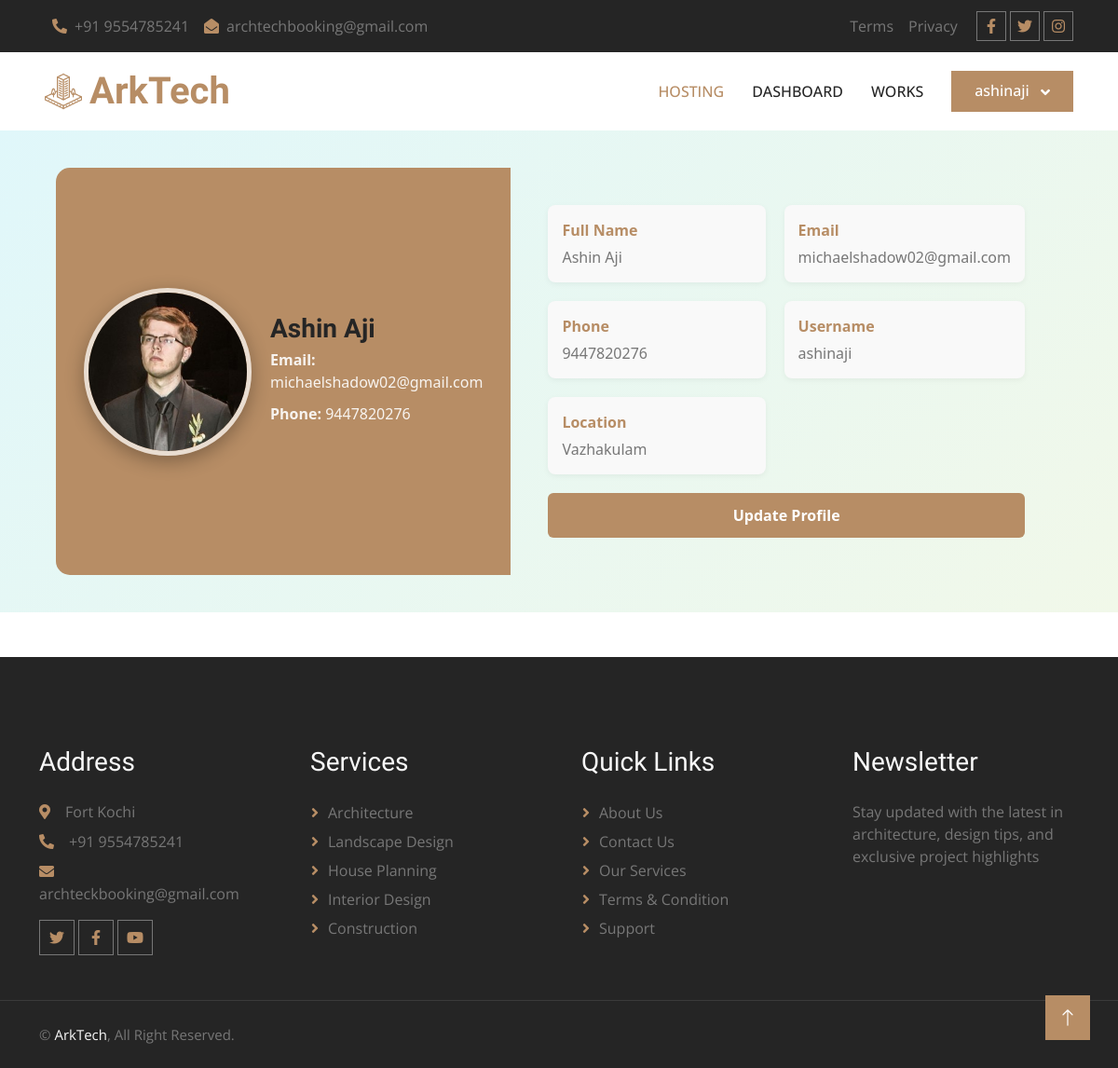
Page /Architect/architect_dashboard.php (signed in) on the committed database.
### tables this page shows
CREATE TABLE IF NOT EXISTS `tbl_architects` (
  `cust_id` int NOT NULL,
  `architect_id` int NOT NULL AUTO_INCREMENT,
  `arch_name` varchar(50) NOT NULL,
  `about` mediumtext NOT NULL,
  `profiles` varchar(500) NOT NULL,
  `email` varchar(50) NOT NULL,
  `phone` bigint NOT NULL,
  `username` varchar(20) NOT NULL,
  `passwords` varchar(50) NOT NULL,
  `certificate_of_licensce` varchar(200) NOT NULL,
  `arch_locations` varchar(500) NOT NULL,
  `status` varchar(20) NOT NULL,
  `plan_id` int NOT NULL,
  `renewaldate` date NOT NULL,
  PRIMARY KEY (`architect_id`),
  UNIQUE KEY `unique_cust_id` (`cust_id`)
);

### dboperation.php (called while the page is built, shortened)
<?php
class dboperation
{
    public $con,$res;
    function __construct()
    {
        $this->con=mysqli_connect("localhost","root","","arktech");
    }
    public function executequery($sql)
    {
        $this->res=mysqli_query($this->con,$sql);
        return $this->res;
    }
}
?>

### Architect/architect_dashboard.php (the view, shortened to what this page needs)
<?php
include("header.php");
include_once("../dboperation.php");
$obj = new dboperation();
$architect_id = $_SESSION['architect_id'];
$sql = "SELECT * FROM tbl_architects WHERE architect_id='$architect_id'";
$res = $obj->executequery($sql);
$architect = mysqli_fetch_assoc($res);
?>
<link href="css/dashboard.css" rel="stylesheet">
<main>
    <div class="profile-container">
        <div class="left">
            <img src="<?php echo $architect['profiles'] ? '../uploads/'.$architect['profiles'] : '../uploads/default.png'; ?>"
                 class="profile-pic"
                 alt="Profile Picture">
            <div class="architect-info">
                <h1><?php echo $architect['arch_name']; ?></h1>
                <p><strong>Email:</strong> <?php echo $architect['email']; ?></p>
                <p><strong>Phone:</strong> <?php echo $architect['phone']; ?></p>
            </div>
        </div>
        <div class="right">
            <div class="detail">
                <strong>Full Name</strong>
                <?php echo $architect['arch_name']; ?>
            </div>
            <div class="detail">
                <strong>Email</strong>
                <?php echo $architect['email']; ?>
            </div>
            <div class="detail">
                <strong>Phone</strong>
                <?php echo $architect['phone']; ?>
            </div>
            <div class="detail">
                <strong>Username</strong>
                <?php echo $architect['username'] ?? "Not provided"; ?>
            </div>
            <div class="detail">
                <strong>Location</strong>
                <?php echo $architect['arch_locations'] ?? "Not provided"; ?>
            </div>
            <a href="update_architect_profile.php" class="update-btn">Update Profile</a>
        </div>
    </div>
</main>
<?php include("footer.php"); ?>

### Architect/css/style.css (style rules this page uses)
:root { --primary: #B78D65; --light: #F8F8F8; --dark: #252525; }
h1, h2, .h1, .h2, .fw-bold { font-weight: 600 !important; }

### Architect/css/dashboard.css (style rules this page uses)
main { font-family: "Segoe UI", sans-serif; background: linear-gradient(135deg, #e0f7fa, #f1f8e9); padding: 40px 0; }
.profile-container { width: 90%; margin: auto; border-radius: 15px; overflow: hidden; display: flex; flex-direction: row; }
.left { flex: 1; background: #B78D65; display: flex; align-items: center; justify-content: flex-start; padding: 30px; color: white; gap: 20px; }
.profile-pic { width: 180px; height: 180px; border-radius: 50%; object-fit: cover; border: 5px solid rgba(255,255,255,0.7); box-shadow: 0 6px 20px rgba(0,0,0,0.3); transition: transform 0.3s ease; }
.architect-info { display: flex; flex-direction: column; justify-content: center; }
.architect-info h1 { margin: 0; font-size: 28px; }
.architect-info p { margin: 5px 0; font-size: 16px; opacity: 0.9; }
.right { flex: 2; padding: 40px; display: grid; grid-template-columns: 1fr 1fr; gap: 20px; }
.detail { background: #f9f9f9; padding: 15px; border-radius: 8px; box-shadow: 0px 2px 6px rgba(0,0,0,0.05); }
.detail strong { display: block; color: #B78D65; margin-bottom: 5px; }
.update-btn { grid-column: span 2; padding: 12px; background: #B78D65; color: white; text-align: center; border-radius: 6px; text-decoration: none; font-weight: bold; transition: background 0.3s ease; }

### rows in the picture
tbl_architects: profiles (picture), arch_name "Ashin Aji", email "michaelshadow02@gmail.com", phone "9447820276", username "ashinaji", arch_locations "Vazhakulam"

### other values in the picture
$_SESSION['username'] "ashinaji"
